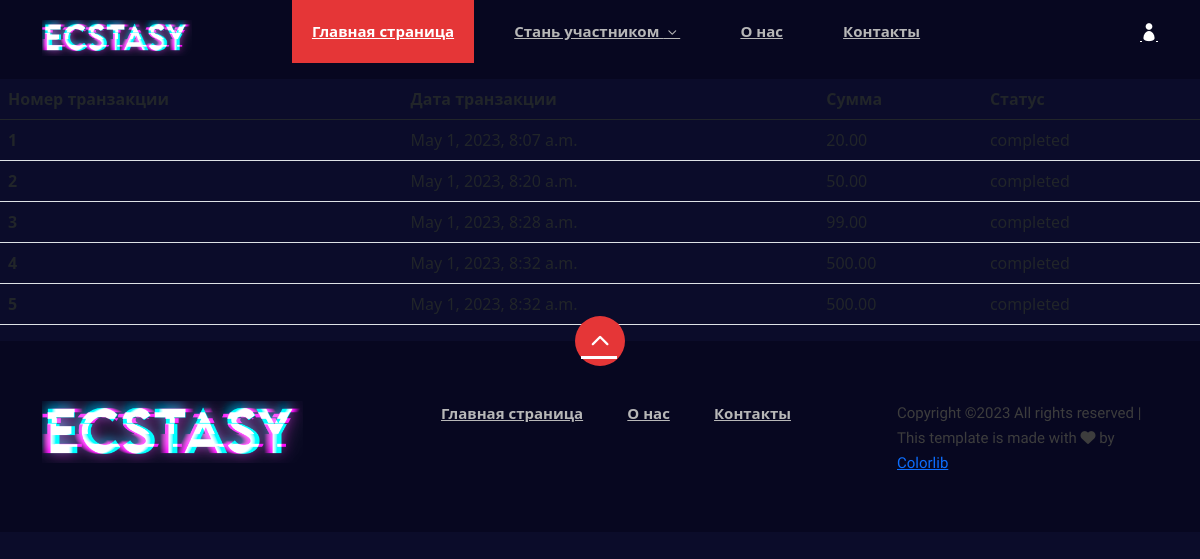
Screenshot of /wallet_history/ (signed in) with the database file from the repository.
### chat/models.py (models this page shows, shortened)
class Transaction(models.Model):
    user = models.ForeignKey(User, on_delete=models.CASCADE)
    amount = models.DecimalField(max_digits=5, decimal_places=2)
    status = models.CharField(max_length=10, choices=[('pending', 'Ожидает'), ('completed', 'Выполнено'), ('failed', 'Не выполнено')])
    created_at = models.DateTimeField(auto_now_add=True)
    updated_at = models.DateTimeField(auto_now=True)

### chat/views.py (the view)
# urls.py: path('wallet_history/', views.wallet_history, name='wallet_history'),
@login_required
def wallet_history(request):
    transactions = Transaction.objects.all()
    context = get_common_context(request)
    context.update({'transaction':transactions})
    return render(request, 'chat/wallet_history.html', context=context)

### chat/views.py (called while the page is built)
def get_online_users():
    sessions = Session.objects.filter(expire_date__gte=timezone.now())
    user_ids = [s.get_decoded().get('_auth_user_id') for s in sessions if s.get_decoded().get('_auth_user_id') is not None]
    users = User.objects.filter(id__in=user_ids)
    return list(users.distinct())

def get_common_context(request):
    online_users = get_online_users() # your function to get online users
    users_count = len(online_users)
    try:
        wallet = request.wallet
        balance = wallet.balance
    except:
        balance = ''
    return {
        'online_users': online_users,
        'user_count': users_count,
        'balance': balance,
    }

### chat/templates/chat/wallet_history.html (shortened to what this page needs)
{% extends 'main.html' %}
{% block main %}
<table class="table">
    <thead class="thead-dark">
        <tr>
            <th scope="col">Номер транзакции</th>
            <th scope="col">Дата транзакции</th>
            <th scope="col">Сумма</th>
            <th scope="col">Статус</th>
        </tr>
    </thead>
    <tbody>
        {% for tr in transaction %}
            <tr>
                <th scope="row">{{ forloop.counter }}</th>
                <td>{{ tr.created_at }}</td>
                <td>{{ tr.amount }}</td>
                <td>{{ tr.status }}</td>
            </tr>
        {% endfor %}
    </tbody>
</table>
{% endblock main %}

### chat/static/chat/css/style.css (style rules this page uses)
html, body { height: 100%; font-family: "Mulish", sans-serif; -webkit-font-smoothing: antialiased; background: #0b0c2a!important; }

### rows the page displays
Transaction: created_at "May 1, 2023, 8:07 a.m.", amount "20.00", status "completed"
Transaction: created_at "May 1, 2023, 8:20 a.m.", amount "50.00", status "completed"
Transaction: created_at "May 1, 2023, 8:28 a.m.", amount "99.00", status "completed"
Transaction: created_at "May 1, 2023, 8:32 a.m.", amount "500.00", status "completed"
Transaction: created_at "May 1, 2023, 8:32 a.m.", amount "500.00", status "completed"
